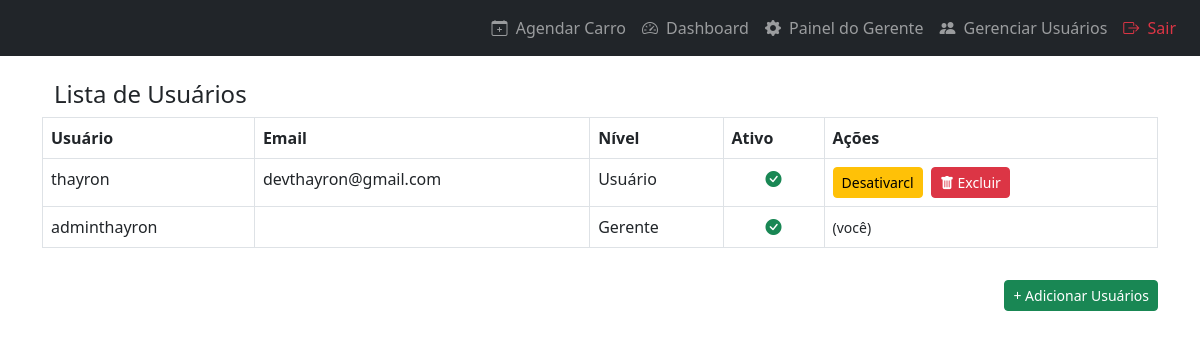
Page /usuarios/gerenciar/ (signed in) on the earlier database version.
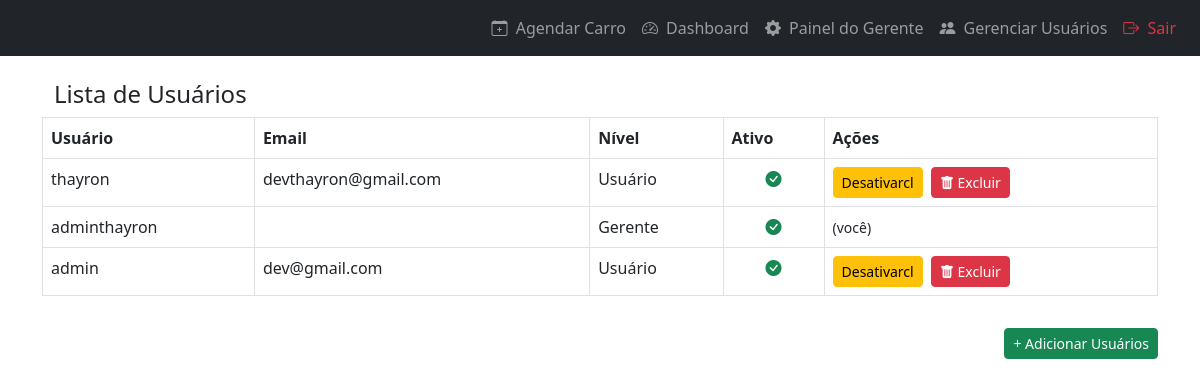
Same page on the later database version.
### usuarios/models.py (models this page shows)
class CustomUser(AbstractUser):
    is_gerente = models.BooleanField(default=False)

### usuarios/views.py (the view)
# urls.py: path('gerenciar/', views.listar_usuarios, name='listar_usuarios'),
@login_required
@user_passes_test(lambda u: u.is_gerente)
def listar_usuarios(request):
    usuarios = User.objects.all()
    if request.method == 'POST':
        form = RegistroUsuarioForm(request.POST)
        if form.is_valid():
            form.save()
            return redirect('listar_usuarios')
    else:
        form = RegistroUsuarioForm()
    return render(request, 'usuarios/gerenciar_usuarios.html', {
        'form': form,
        'usuarios': usuarios
    })

### templates/usuarios/gerenciar_usuarios.html (shortened to what this page needs)
{% extends 'base.html' %}
{% load crispy_forms_tags %}
{% block content %}
<h4 class="container">Lista de Usuários</h4>
<table class="table table-bordered">
    <thead>
        <tr>
            <th>Usuário</th>
            <th>Email</th>
            <th>Nível</th>
            <th>Ativo</th>
            <th>Ações</th>
        </tr>
    </thead>
    <tbody>
        {% for u in usuarios %}
            <tr>
                <td>{{ u.username }}</td>
                <td>{{ u.email }}</td>
                <td>{% if u.is_gerente %}Gerente{% else %}Usuário{% endif %}</td>
                <td class="text-center">
                    {% if u.is_active %}
                        <i class="bi bi-check-circle-fill text-success"></i>
                    {% else %}
                        <i class="bi bi-x-circle-fill text-danger"></i>
                    {% endif %}
                </td>
                <td>
                    {% if request.user.id != u.id %}
                        {% if u.is_active %}
                            <a class="btn btn-warning btn-sm me-1" href="{% url 'desativar_usuario' u.id %}">Desativarcl</a>
                        {% else %}
                            <a class="btn btn-success btn-sm me-1" href="{% url 'reativar_usuario' u.id %}">Reativar</a>
                        {% endif %}
                        <a class="btn btn-danger btn-sm" href="{% url 'excluir_usuario' u.id %}">
                            <i class="bi bi-trash-fill"></i> Excluir
                        </a>
                    {% else %}
                        <small>(você)</small>
                    {% endif %}
                </td>
            </tr>
        {% endfor %}
    </tbody>
</table>
<div class="d-flex justify-content-end">
    <a href="{% url 'registrar' %}" class="btn btn-success mt-3 btn-sm">+ Adicionar Usuários</a>
</div>
{% endblock %}

### templates/base.html (shortened to what this page needs)
{% load static %}
<!DOCTYPE html>
<html lang="pt-br">
<head>
    <link rel="stylesheet" href="https://cdn.jsdelivr.net/npm/bootstrap@5.3.0/dist/css/bootstrap.min.css">
    <link rel="stylesheet" href="https://cdn.jsdelivr.net/npm/bootstrap-icons@1.10.5/font/bootstrap-icons.css">
</head>
<body>
<nav class="navbar navbar-expand-lg navbar-dark bg-dark px-3">
    <div class="collapse navbar-collapse">
        <ul class="navbar-nav ms-auto">
            {% if user.is_authenticated %}
                <li class="nav-item">
                    <a class="nav-link" href="{% url 'agendamento_criar' %}">
                        <i class="bi bi-calendar-plus me-1"></i> Agendar Carro
                    </a>
                </li>
                {% if user.is_gerente %}
                    <li class="nav-item">
                        <a class="nav-link" href="{% url 'painel_dashboard' %}">
                            <i class="bi bi-speedometer2 me-1"></i> Dashboard
                        </a>
                    </li>
                    <li class="nav-item">
                        <a class="nav-link" href="{% url 'painel_gerente' %}">
                            <i class="bi bi-gear-fill me-1"></i> Painel do Gerente
                        </a>
                    </li>
                    <li class="nav-item">
                        <a class="nav-link" href="{% url 'listar_usuarios' %}">
                            <i class="bi bi-people-fill me-1"></i> Gerenciar Usuários
                        </a>
                    </li>
                {% endif %}
                <li class="nav-item">
                    <a class="nav-link text-danger" href="{% url 'logout' %}">
                        <i class="bi bi-box-arrow-right me-1"></i> Sair
                    </a>
                </li>
            {% else %}
                <li class="nav-item">
                    <span class="navbar-text text-white">
                        <i class="bi bi-calendar-event me-1"></i> Agendamento
                    </span>
                </li>
            {% endif %}
        </ul>
    </div>
</nav>
<div class="container mt-4">
    {% block content %}
    {% endblock %}
</div>
</body>
</html>

Differences in the rows shown:
added CustomUser: username "admin", email "dev@gmail.com", is_gerente "Usuário", is_active True (drawn), shows "Excluir"
